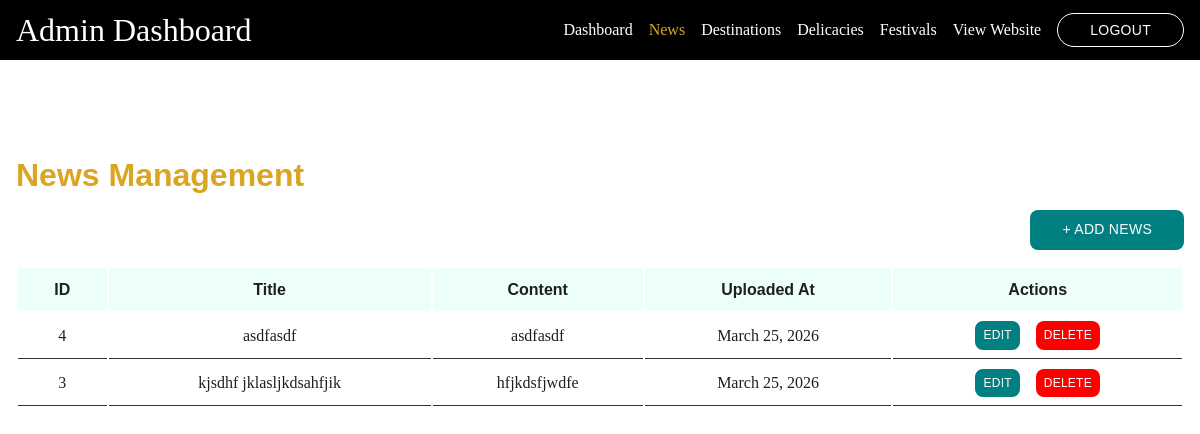
The page /admin/news.php on the database its author committed.
### tables this page shows
CREATE TABLE `news` (
  `id` int(11) NOT NULL,
  `title` varchar(255) NOT NULL,
  `content` text NOT NULL,
  `created_at` datetime DEFAULT current_timestamp(),
  `updated_at` datetime DEFAULT current_timestamp() ON UPDATE current_timestamp()
);

### includes/crud.php (called while the page is built, shortened)
<?php
function getAll($table, $orderBy = 'id', $order = 'DESC') {
    return fetch(executeQuery("SELECT * FROM $table ORDER BY $orderBy $order"));
}
function crud($table, $uploadDir) {
    $action = $_GET['action'] ?? 'list';
}
?>

### includes/db.php (called while the page is built, shortened)
<?php
$conn = new mysqli("127.0.0.1", 'root', '', 'leyte_tourism');
function executeQuery($sql, $params = []) {
    global $conn;
    $stmt = $conn->prepare($sql);
    $stmt->execute();
    return $stmt;
}
function fetch($stmt, $single = false) {
    $result = $stmt->get_result();
    return $single ? $result->fetch_assoc() : $result->fetch_all(MYSQLI_ASSOC);
}
?>

### includes/helpers.php (called while the page is built, shortened)
<?php
function formatDate($date, $format = "F j, Y") {
   return date($format, strtotime($date));
}
?>

### public/admin/news.php (the view, shortened to what this page needs)
<?php
require_once '../../includes/db.php';
require_once '../../includes/helpers.php';
require_once '../../includes/crud.php';
$action = $_GET['action'] ?? 'list';
$table = "news";
$items = getAll($table);
?>
<!DOCTYPE html>
<html lang="en">
<head>
    <link rel="stylesheet" href="../../assets/css/variables.css">
    <link rel="stylesheet" href="../../assets/css/base.css">
    <link rel="stylesheet" href="../../assets/css/layout.css">
    <link rel="stylesheet" href="../../assets/css/components.css">
    <link rel="stylesheet" href="../../assets/css/responsive.css">
    <link rel="stylesheet" href="../../assets/css/admin.css">
</head>
<body>
    <?php include_once '../../templates/admin-navbar.php' ?>
    <main>
        <div class="container">
            <?php if ($action === "list"): ?>
                <div class="admin-header">
                    <h2>News Management</h2>
                    <a href="?action=add" class="btn btn-primary btn-square">+ Add News</a>
                </div>
                <table class="data-table">
                    <thead>
                        <tr>
                            <th>ID</th>
                            <th>Title</th>
                            <th>Content</th>
                            <th>Uploaded At</th>
                            <th>Actions</th>
                        </tr>
                    </thead>
                    <tbody>
                        <?php foreach ($items as $item): ?>
                            <tr>
                                <td> <?= $item['id'] ?> </td>
                                <td> <?= $item['title'] ?> </td>
                                <td> <?= $item['content'] ?> </td>
                                <td> <?= formatDate($item['created_at']) ?> </td>
                                <td class="action-buttons">
                                    <a href="?action=edit&id=<?= $item['id'] ?>" class="btn btn-primary btn-sm btn-square">
                                        Edit
                                    </a>
                                    <a onclick="return confirm('Are you sure you want to delete this item?')" href="?action=delete&id=<?= $item['id'] ?>" class="btn btn-danger btn-sm btn-square">
                                        Delete
                                    </a>
                                </td>
                            </tr>
                        <?php endforeach; ?>
                    </tbody>
                </table>
            <?php endif; ?>
        </div>
</body>
</html>

### assets/css/variables.css (style rules this page uses)
:root { --primary: teal; --accent: goldenrod; --success: green; --danger: red; --bg: #ffffff; --bg-alt: rgba(232, 255, 251, 0.8); --bg-dark: #000000; --text: #1f1f1f; --text-muted: rgba(0,0,0, 0.8); --text-light: #ffffff; --font-heading: "Trebuchet MS", "Arial", sans-serif; --font-body: "Georgia", "Times New Roman", serif; --space-xs: 0.25rem; --space-sm: 0.5rem; --space-md: 1rem; --space-lg: 2rem; --space-xl: 4rem; --space-2xl: 6rem; --text-xs: 0.75rem; --text-sm: 0.875rem; --text-base: 1rem; --text-lg: 1.125rem; --text-xl: clamp(1.25rem, 5vw, 1.5rem); --text-2xl: clamp(1.5rem, 5vw, 2rem); --text-3xl: clamp(2rem, 5vw, 3.5rem); --container-max: 1200px; --nav-height: 60px; --shadow-sm: 0 1px 4px rgba(0,0,0,0.08); --shadow-md: 0 4px 12px rgba(0,0,0,0.1); --shadow-lg: 0 10px 25px rgba(0,0,0,0.12); --radius-sm: 4px; --radius-md: 8px; --radius-lg: 16px; --radius-full: 9999px; --transition: 0.25s ease; }

### assets/css/base.css (style rules this page uses)
*, *::before, *::after { box-sizing: border-box; margin: 0; padding: 0; }
html { scroll-behavior: smooth; font-size: 16px; }
body { font-size: var(--text-base); font-family: var(--font-body); line-height: 1.7; background-color: var(--bg); color: var(--text); }
h1, h2, h3, h4, h5, h6 { font-family: var(--font-heading); line-height: 1.2; color: var(--text); }
h2 { font-size: var(--text-2xl); }
a { text-decoration: none; color: var(--text); }
section, main { padding: var(--space-2xl) var(--space-md); }
main { min-height: 100vh; }

### assets/css/layout.css (style rules this page uses)
.container { margin: 0 auto; max-width: var(--container-max); }

### assets/css/components.css (style rules this page uses)
.btn { padding: var(--space-sm) var(--space-lg); border-radius: var(--radius-full); transition: color var(--transition), transform var(--transition); cursor: pointer; text-transform: uppercase; font-family: var(--font-heading); letter-spacing: 0.02em; width: fit-content; color: var(--text-light); font-size: var(--text-sm); }
.btn-sm { padding: var(--space-xs) var(--space-sm); font-size: var(--text-xs); }
.btn-square { border-radius: var(--radius-md); }
.btn-primary { background-color: var(--primary); }
.btn-danger { background-color: var(--danger); }

### assets/css/admin.css (style rules this page uses)
.admin-header { display: flex; flex-direction: column; gap: var(--space-md); margin-bottom: var(--space-md); }
.admin-header h2 { color: var(--accent); }
.admin-header .btn { margin-left: auto; }
.data-table { width: 100%; }
.data-table tr { text-align: center; }
.data-table td { padding: var(--space-sm) var(--space-md); color: var(--text); border-bottom: 0.5px solid rgba(0,0,0,0.8); }
.data-table th { padding: var(--space-sm) var(--space-md); color: var(--text); }
.data-table thead { background-color: var(--bg-alt); font-family: var(--font-heading); font-weight: 700; }
.action-buttons { display: flex; justify-content: center; align-items: center; gap: var(--space-md); }

### rows shown on the page
news: id "4", title "asdfasdf", content "asdfasdf", created_at "March 25, 2026"
news: id "3", title "kjsdhf jklasljkdsahfjik", content "hfjkdsfjwdfe", created_at "March 25, 2026"

### other values the page prints
$label "Dashboard"
$label "News"
$label "Destinations"
$label "Delicacies"
$label "Festivals"
$label "View Website"
